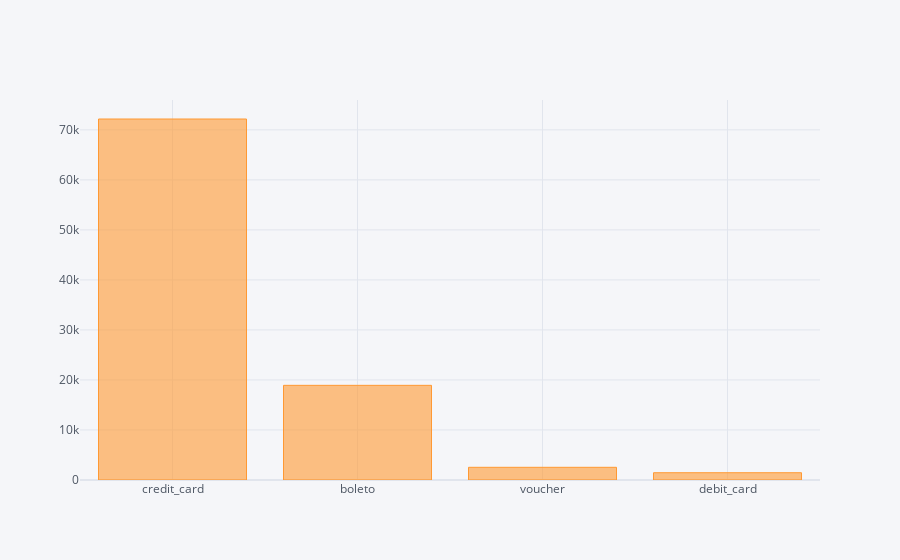

Notebook code cell kept with this figure:
### Code cell
payment_type.iplot(kind="bar")

### Figure 1 — Plotly figure (JSON) as saved in the notebook; plotly's stock layout.template omitted (floating-point values rounded to 4 significant figures)
{"data": [{"marker": {"color": "rgba(255, 153, 51, 0.6)", "line": {"color": "rgba(255, 153, 51, 1.0)", "width": 1}}, "name": "order_id", "orientation": "v", "text": "", "type": "bar", "x": ["credit_card", "boleto", "voucher", "debit_card"], "y": [72177, 18925, 2540, 1454]}], "layout": {"legend": {"bgcolor": "#F5F6F9", "font": {"color": "#4D5663"}}, "paper_bgcolor": "#F5F6F9", "plot_bgcolor": "#F5F6F9", "title": {"font": {"color": "#4D5663"}}, "xaxis": {"gridcolor": "#E1E5ED", "showgrid": true, "tickfont": {"color": "#4D5663"}, "title": {"font": {"color": "#4D5663"}, "text": ""}, "zerolinecolor": "#E1E5ED"}, "yaxis": {"gridcolor": "#E1E5ED", "showgrid": true, "tickfont": {"color": "#4D5663"}, "title": {"font": {"color": "#4D5663"}, "text": ""}, "zerolinecolor": "#E1E5ED"}}}
